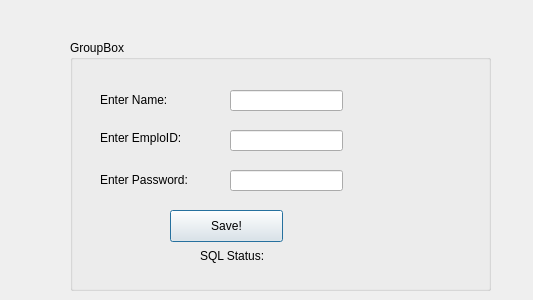
<?xml version="1.0" encoding="UTF-8"?>
<ui version="4.0">
 <class>Third_Dialog</class>
 <widget class="QDialog" name="Third_Dialog">
  <property name="geometry">
   <rect>
    <x>0</x>
    <y>0</y>
    <width>533</width>
    <height>300</height>
   </rect>
  </property>
  <property name="windowTitle">
   <string>Dialog</string>
  </property>
  <widget class="QGroupBox" name="EnterInfo_1">
   <property name="geometry">
    <rect>
     <x>70</x>
     <y>40</y>
     <width>421</width>
     <height>251</height>
    </rect>
   </property>
   <property name="title">
    <string>GroupBox</string>
   </property>
   <widget class="QLabel" name="Enter_Passwor_1">
    <property name="geometry">
     <rect>
      <x>30</x>
      <y>130</y>
      <width>121</width>
      <height>20</height>
     </rect>
    </property>
    <property name="text">
     <string>Enter Password:</string>
    </property>
   </widget>
   <widget class="QLabel" name="Enter_ID_2">
    <property name="geometry">
     <rect>
      <x>30</x>
      <y>50</y>
      <width>120</width>
      <height>20</height>
     </rect>
    </property>
    <property name="text">
     <string>Enter Name:</string>
    </property>
   </widget>
   <widget class="QLabel" name="Enter_Name_1">
    <property name="geometry">
     <rect>
      <x>30</x>
      <y>90</y>
      <width>121</width>
      <height>16</height>
     </rect>
    </property>
    <property name="text">
     <string>Enter EmploID:</string>
    </property>
   </widget>
   <widget class="QLineEdit" name="lineEdit_NAME">
    <property name="geometry">
     <rect>
      <x>160</x>
      <y>50</y>
      <width>113</width>
      <height>21</height>
     </rect>
    </property>
   </widget>
   <widget class="QLineEdit" name="lineEdit_2_ID">
    <property name="geometry">
     <rect>
      <x>160</x>
      <y>90</y>
      <width>113</width>
      <height>21</height>
     </rect>
    </property>
   </widget>
   <widget class="QLineEdit" name="lineEdit_3_PASSWORD">
    <property name="geometry">
     <rect>
      <x>160</x>
      <y>130</y>
      <width>113</width>
      <height>21</height>
     </rect>
    </property>
   </widget>
   <widget class="QPushButton" name="Save_Button">
    <property name="geometry">
     <rect>
      <x>100</x>
      <y>170</y>
      <width>113</width>
      <height>32</height>
     </rect>
    </property>
    <property name="text">
     <string>Save!</string>
    </property>
   </widget>
   <widget class="QLabel" name="Status_Label">
    <property name="geometry">
     <rect>
      <x>130</x>
      <y>200</y>
      <width>151</width>
      <height>31</height>
     </rect>
    </property>
    <property name="text">
     <string>SQL Status:</string>
    </property>
   </widget>
  </widget>
 </widget>
 <resources/>
 <connections/>
</ui>
